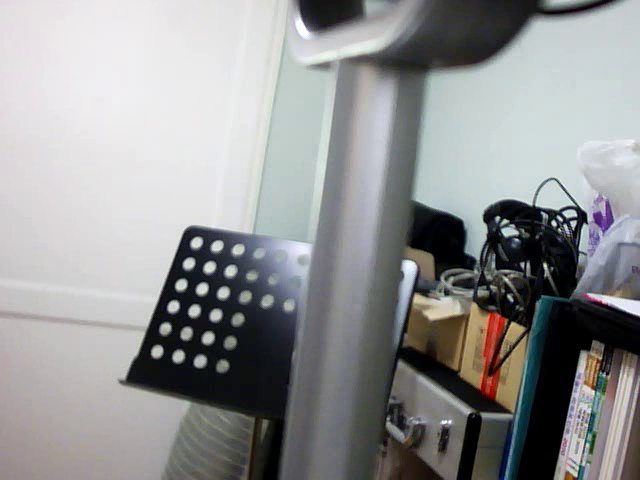
#> input picture frame 15 of data/가메출판-김동근-opencv-python-2nd/data/record0.avi, 640 x 480 px, given in place of woman.mp4, which was not available
$ python chroma_key.py
#> lines starting #> are read from the running program, lines starting #| are printed output that depends on the picture; after the words box and inside, x2 and y2 are one past the last pixel; in counts of white or black regions, pixels touching at a corner belong together

import sys, numpy as np, cv2

#동영상 불러오기
fileName1 = 'data2/woman.mp4'
fileName2 = 'data2/raining.mp4'


#영상 불러오기
cap1 = cv2.VideoCapture(fileName1)
cap2 = cv2.VideoCapture(fileName2)


if not cap1.isOpened():
    sys.exit('video1 open failed')


if not cap2.isOpened():
    sys.exit('video2 open failed')


#fps확인
fps1 = int(cap1.get(cv2.CAP_PROP_FPS))

fps2 = int(cap2.get(cv2.CAP_PROP_FPS))


delay = int(1000/fps1)
#delay = int(1000/fps2)

do_composite = True
# frame1 = None  # frame1 변수를 초기화합니다.
# frame2 = None  # frame2 변수를 초기화합니다.

while True:
    ret1, frame1 = cap1.read()
#> frame1 is the input picture: shape (480, 640, 3); mean B, G, R 147.7, 147.3, 146.5
    if not ret1:
        break

    # frame1의 크기
    h, w = frame1.shape[:2]
#> h = 480; w = 640

    if do_composite:
        ret2, frame2 = cap2.read()
        if not ret2:
            break


    # # frame2의 크기를 frame1과 동일하게 조정
    # frame2 = cv2.resize(frame2, (w, h))

    # hsv 색공간에서 영역을 검출해서 합성
    hsv = cv2.cvtColor(frame1, cv2.COLOR_BGR2HSV)
#> hsv: shape (480, 640, 3); mean H, S, V 83.8, 31.2, 151.9
    # h: 50~70, s: 150~255, v:0~255
    mask = cv2.inRange(hsv,(50,150,0),(70,255,255))
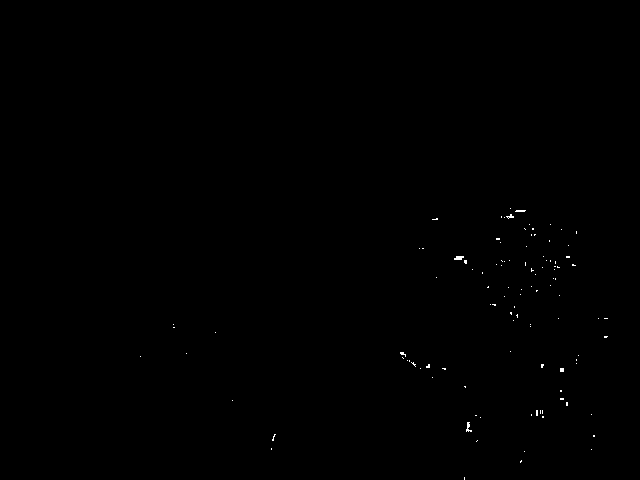
#> mask: shape (480, 640); 0.14% white in thin lines or dots, all inside (x1, y1, x2, y2) = (140, 208, 608, 480)

    # # 마스크 크기와 frame2 크기 일치 확인
    # if mask.shape[:2] == frame2.shape[:2]:
    #     cv2.copyTo(frame2, mask, frame1)

    cv2.copyTo(frame2, mask, frame1)

    # 결과 확인
    cv2.imshow('frame', frame1)
    key = cv2.waitKey(delay)
#> (key Esc is pressed here)

    # 스페이스 바를 눌렀을 때 do_composite를 반전
    if key == ord(' '):
        do_composite = not do_composite

    # ESC키를 입력하면 종료
    elif key == 27:
        break


cap1.release()
cap2.release()
cv2.destroyAllWindows()

$ run again, starting later in the video
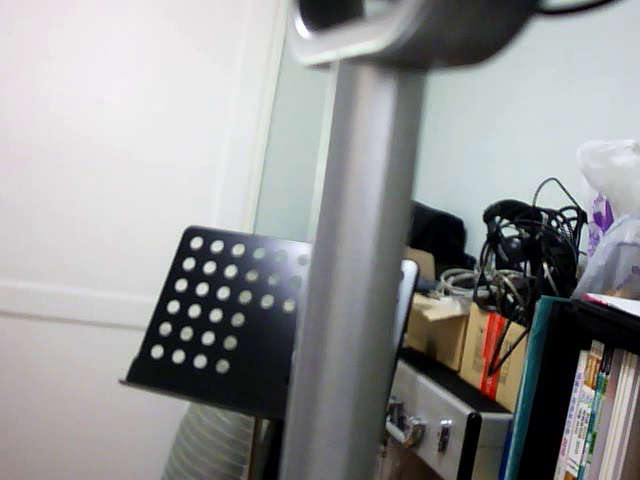
#> input picture frame 69 of data/가메출판-김동근-opencv-python-2nd/data/record0.avi, 640 x 480 px, given in place of woman.mp4, which was not available
#> frame1 is the input picture: shape (480, 640, 3); mean B, G, R 147.8, 147.5, 146.9
#> hsv: shape (480, 640, 3); mean H, S, V 84.7, 31.6, 152.2
#> `mask = cv2.inRange(hsv,(50,150,0),(70,255,255))`:
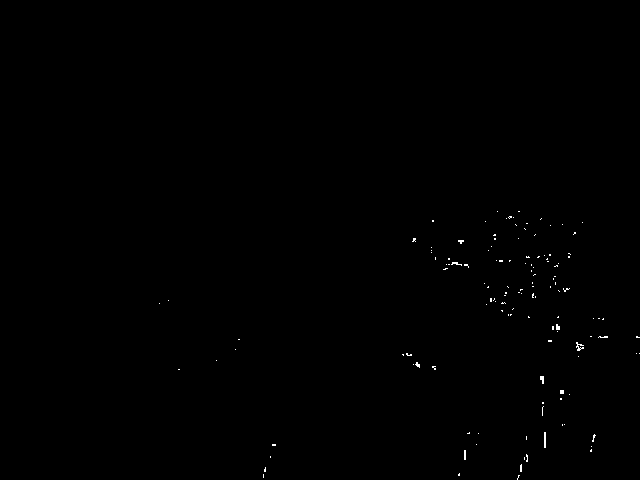
#> mask: shape (480, 640); 0.2% white in thin lines or dots, all inside (x1, y1, x2, y2) = (159, 211, 640, 480)

$ run again, starting later in the video
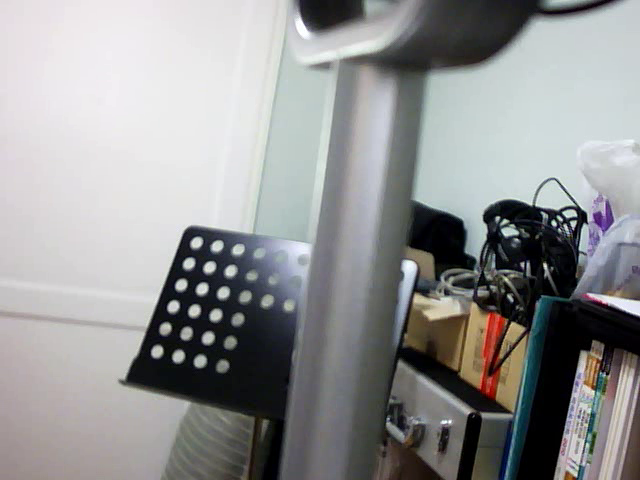
#> input picture frame 123 of data/가메출판-김동근-opencv-python-2nd/data/record0.avi, 640 x 480 px, given in place of woman.mp4, which was not available
#> frame1 is the input picture: shape (480, 640, 3); mean B, G, R 147.8, 147.5, 146.9
#> hsv: shape (480, 640, 3); mean H, S, V 85.4, 31.7, 152.2
#> `mask = cv2.inRange(hsv,(50,150,0),(70,255,255))`:
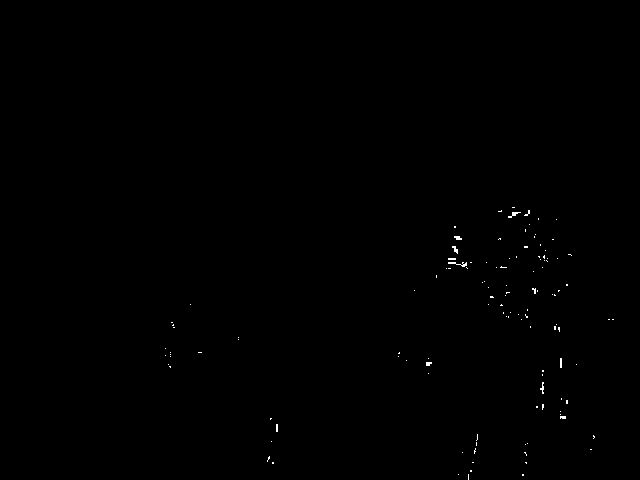
#> mask: shape (480, 640); 0.18% white in thin lines or dots, all inside (x1, y1, x2, y2) = (165, 207, 614, 480)
